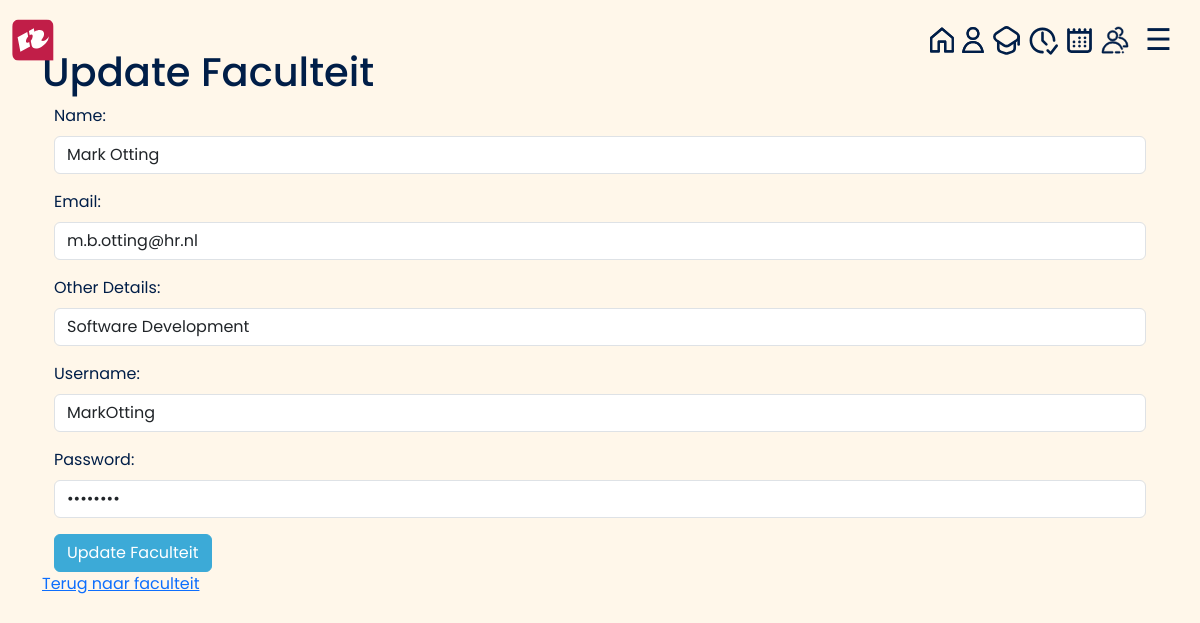
The page /admin/faculties/update/1 (signed in) on the database its author committed.
### tables this page shows
CREATE TABLE faculty
                  (faculty_id INTEGER PRIMARY KEY,
                   faculty_name TEXT,
                   faculty_email TEXT,
                   other_details TEXT,
                   Username TEXT,
                   Password TEXT);

### lib/admin_routes.py (the view)
@admin.route('/admin/faculties/update/<int:faculty_id>', methods=['GET', 'POST'])
def update_faculty_per_id(faculty_id=None):
    if 'admin_logged_in' in session:
        if request.method == 'POST':
            faculty_name = request.form['faculty_name']
            faculty_email = request.form['faculty_email']
            other_details = request.form['other_details']
            username = request.form['username']
            password = request.form['password']
            c.execute("UPDATE faculty SET faculty_name = ?, faculty_email = ?, other_details = ?, username = ?, password = ? WHERE faculty_id = ?",
                    (faculty_name, faculty_email, other_details, username, password, faculty_id))
            conn.commit()
            return admin_faculties()
        else:
            c.execute("SELECT * FROM Faculty WHERE faculty_id = ?", (faculty_id,))
            faculty = c.fetchone()
            return render_template('admin/admin_update_faculties.html', faculty=faculty)
    else:
        return redirect(url_for('index'))

### templates/admin/admin_update_faculties.html (shortened to what this page needs)
{% extends "base5.html" %}
{% block content %}
<head>
    <link href="https://cdn.jsdelivr.net/npm/bootstrap@5.3.0-alpha1/dist/css/bootstrap.min.css" rel="stylesheet">
    <link rel="stylesheet" href="{{ url_for('static', filename='/admin_dashboard.css') }}">
</head>
<body>
    <h1>Update Faculteit</h1>
    <div class="container">
        <form action="/admin/faculties/update/{{ faculty[0] }}" method="post">
            <div class="mb-3">
              <label for="faculty_name" class="form-label">Name:</label>
              <input type="text" class="form-control" id="faculty_name" name="faculty_name" value="{{ faculty[1] }}" required>
            </div>
            <div class="mb-3">
              <label for="faculty_email" class="form-label">Email:</label>
              <input type="email" class="form-control" id="faculty_email" name="faculty_email" value="{{ faculty[2] }}" required>
            </div>
            <div class="mb-3">
              <label for="other_details" class="form-label">Other Details:</label>
              <input type="text" class="form-control" id="other_details" name="other_details" value="{{ faculty[3] }}">
            </div>
            <div class="mb-3">
              <label for="username" class="form-label">Username:</label>
              <input type="text" class="form-control" id="username" name="username" value="{{ faculty[4] }}" required>
            </div>
            <div class="mb-3">
              <label for="password" class="form-label">Password:</label>
              <input type="password" class="form-control" id="password" name="password" value="{{ faculty[5] }}" required>
            </div>
            <button type="submit" class="btn btn-primary">Update Faculteit</button>
          </form>
</div>
    <a href="/admin/faculties">Terug naar faculteit</a>
</body>
{% endblock %}

### static/admin_dashboard.css (style rules this page uses)
* { -webkit-font-smoothing: antialiased; }
html { font-family: "Poppins", sans-serif; }
body { background-color: #fff7ea; font-family: "Poppins", sans-serif; color: #001e48; transition: background-color .5s; }
.btn-primary { background-color: #3caad7; border-color: #3caad7; }

### rows shown on the page
faculty: faculty_name "Mark Otting", faculty_email "m.b.otting@hr.nl", other_details "Software Development", username "MarkOtting"
